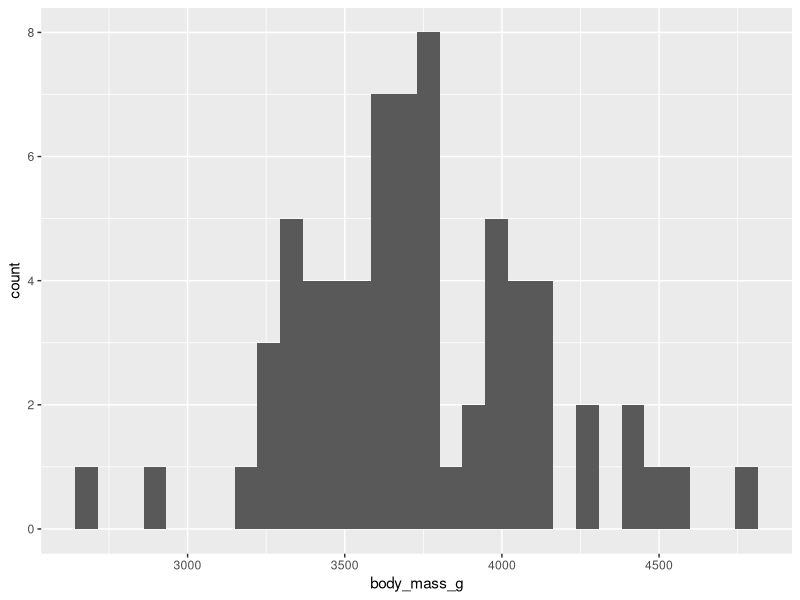
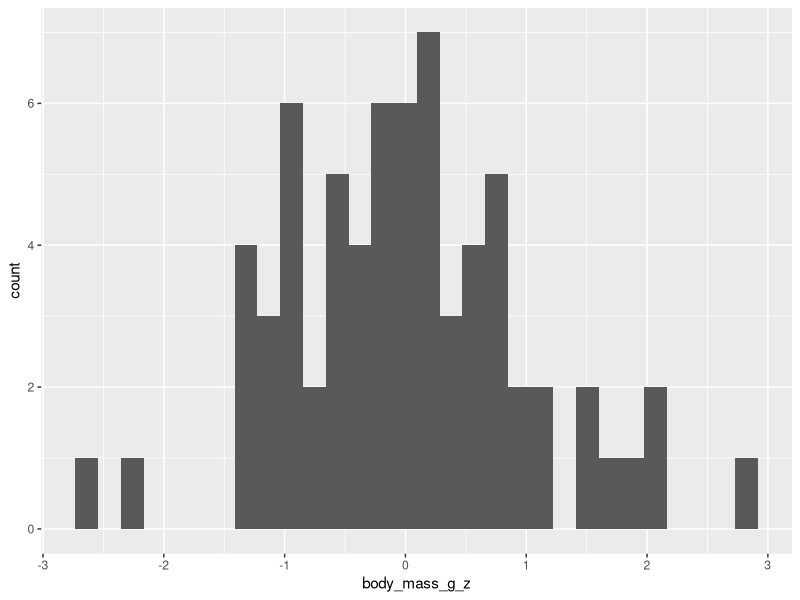
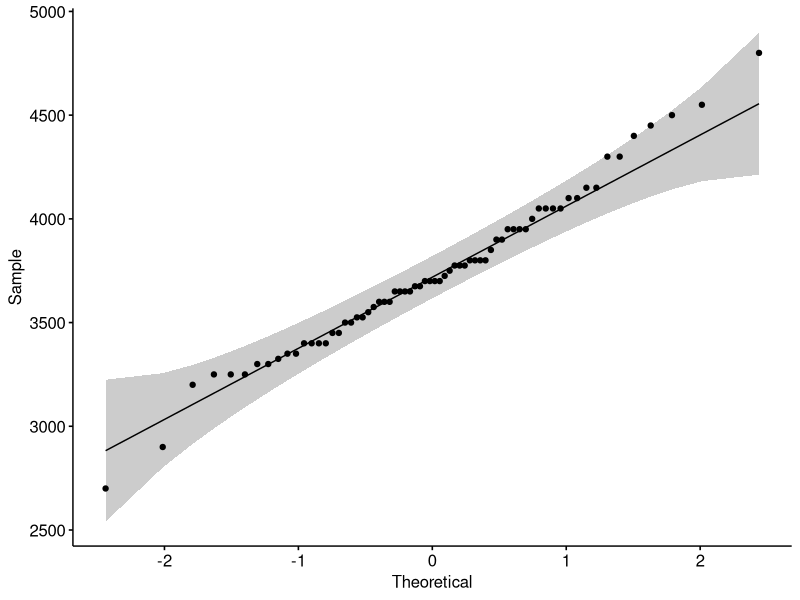
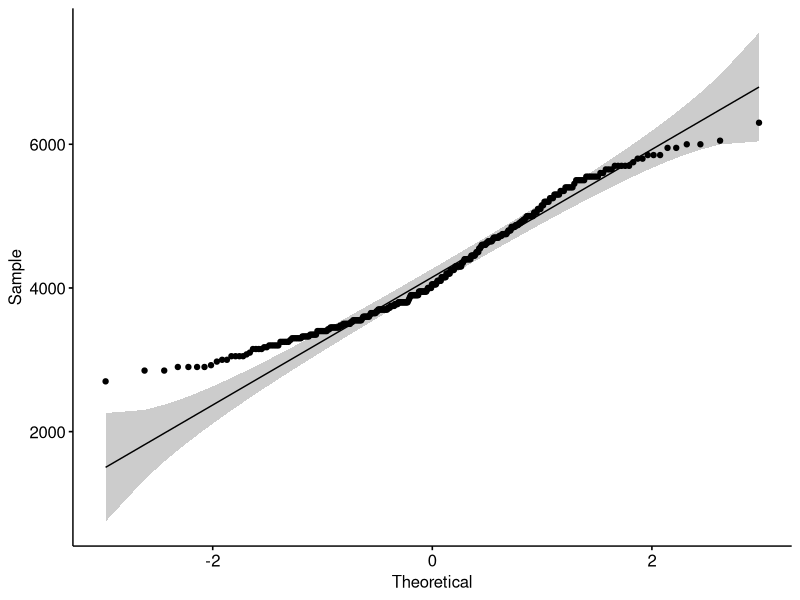
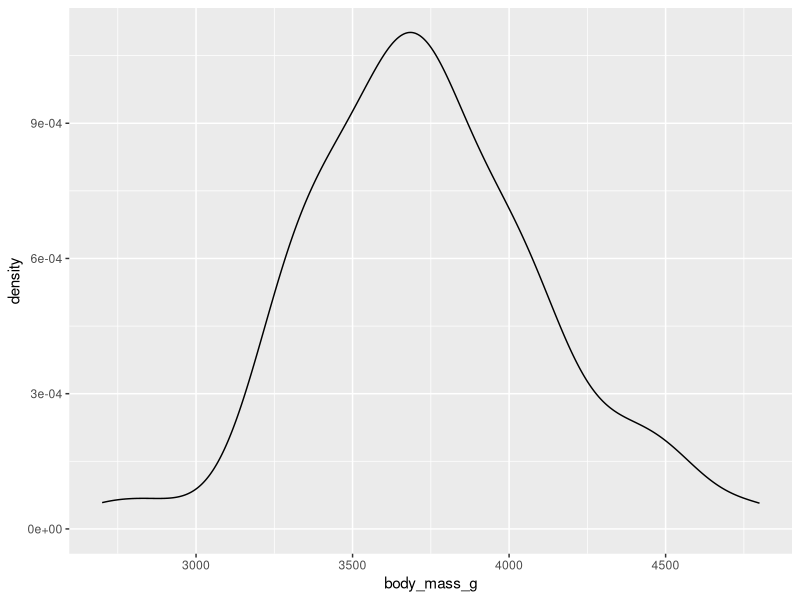
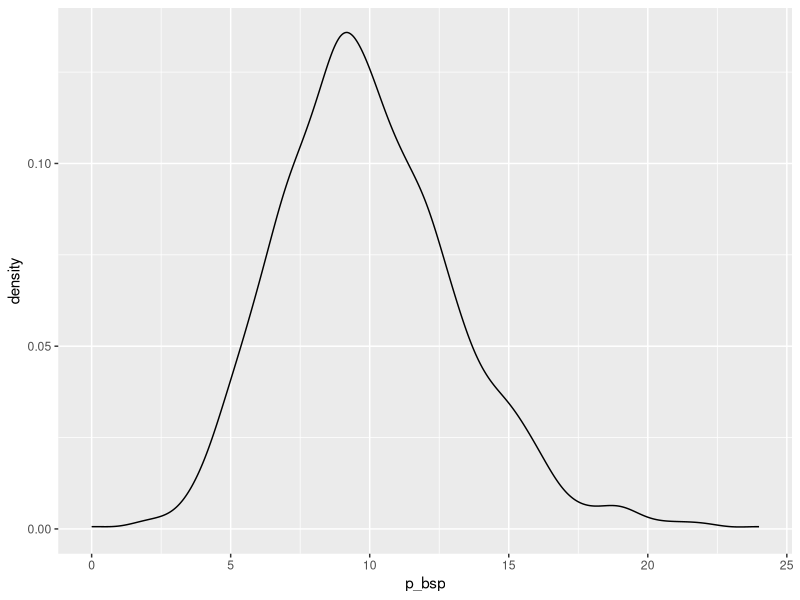
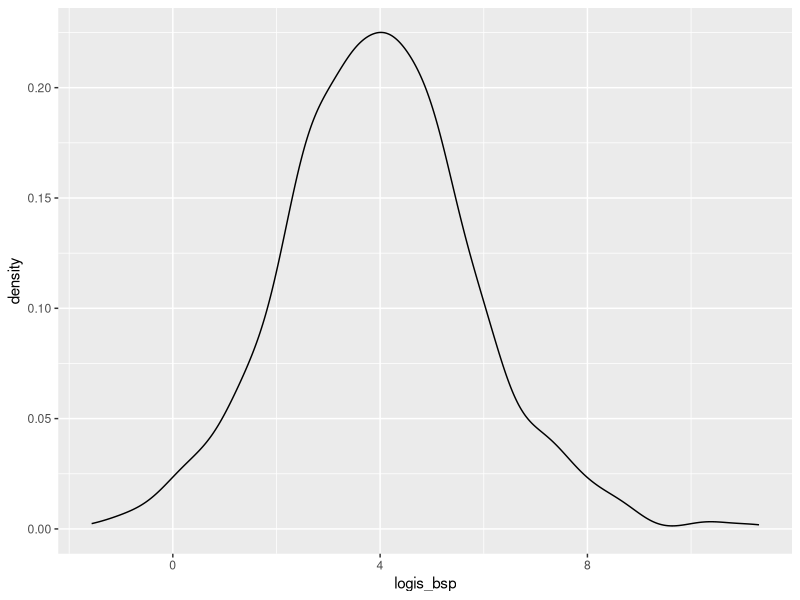
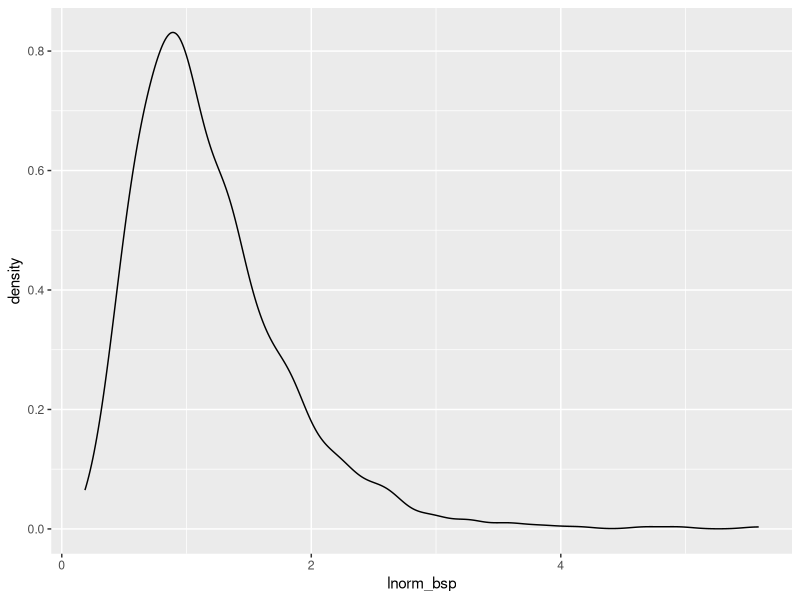

R code for these plots, in order:
## ---- chunk 1
knitr::opts_chunk$set(echo = TRUE,
                      message = FALSE,
                      eval = FALSE)
## ---- chunk 2
library(ggplot2)
library(tidyr)
library(dplyr)

library(palmerpenguins)
data("penguins")


chinstraps <- penguins %>%
  filter(species == "Chinstrap")


ggplot()+
  geom_histogram(data = chinstraps, aes(x = body_mass_g), na.rm = TRUE)
## ---- chunk 3
chinstraps$body_mass_g_z <- scale(chinstraps$body_mass_g)
## ---- chunk 4

ggplot()+
  geom_histogram(data = chinstraps, aes(x = body_mass_g_z), na.rm = TRUE)

## ---- chunk 5

chinstraps_1s <- chinstraps %>% #neuen datensatz kreiieren
  filter(body_mass_g_z >= -1 & body_mass_g_z <= 1) # in dem die chinstraps liegen, deren z-transformiertes Gewicht zwischen -1 und 1 liegt

## ---- chunk 6
theorie_1s_chinstraps <- nrow(chinstraps)*68/100

nrow_chinstraps_1s <- nrow(chinstraps_1s)
## ---- chunk 7
theorie_1s_chinstraps - nrow_chinstraps_1s
## ---- chunk 8
library(ggpubr)
ggqqplot(chinstraps$body_mass_g)
## ---- chunk 9
ggqqplot(penguins$body_mass_g)
## ---- chunk 10
ggplot(chinstraps) +
  geom_density(aes(x = body_mass_g)) 
## ---- chunk 11
  shapiro.test(chinstraps$body_mass_g)
## ---- chunk 12
m <- sum(penguins$sex == "male", na.rm = TRUE)
w <- sum(penguins$sex == "female", na.rm = TRUE)
## ---- chunk 13
# Das ist die allgemeine Syntax binom.test(nsuccesses, ntrials, p, alternative="two.sided" OR "greater" OR "lesser")

# wir sagen: keine Ahnung, in welche Richtung das Ungleichgewicht geht:

binom.test(m, (m + w), 0.48, alternative = "two.sided")
## ---- chunk 14
p_bsp <- rpois(1000, 10) # rpois(n, lambda-value)

## ---- chunk 15
ggplot()+
  geom_density(aes(x = p_bsp))
## ---- chunk 16
poisson.test(75, T = 20, r = 4,
    alternative = c("two.sided"),
    conf.level = 0.95)
## ---- chunk 17
# rlogis(n,location,scale)

logis_bsp <- rlogis(1000, 4, 1)

ggplot()+
  geom_density(aes(x = logis_bsp))
  
## ---- chunk 18

lnorm_bsp <- rlnorm(1000, meanlog=0, sdlog=0.5)

ggplot()+
  geom_density(aes(x = lnorm_bsp))

